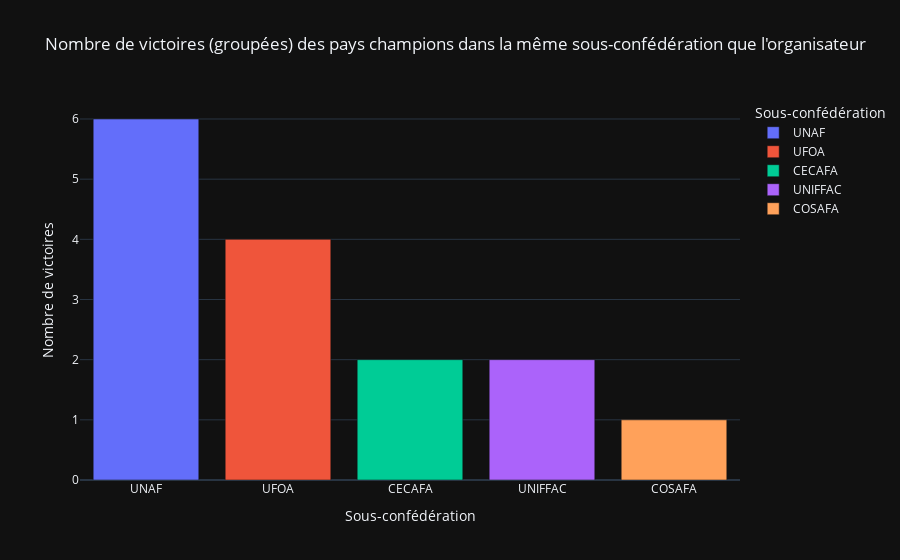

The notebook cell this image was saved under:
### Code cell
# Ajoutons une colonne indiquant si le pays champion est de la même région que l'organisateur
df_stats['SameRegionWinner'] = df_stats['HostRegion'] == df_stats['ChampionRegion']

# Créons un DataFrame avec le décompte des victoires par pays champion dans la même région que l'organisateur
same_region_wins_count = df_stats[df_stats['SameRegionWinner']].groupby('ChampionRegion').size().reset_index(name='Wins')

data = same_region_wins_count.sort_values(by='Wins', ascending=False).head(10)

# Crée un diagramme à barres empilées
fig = px.bar(data, x='ChampionRegion', y='Wins', color='ChampionRegion',
             title='Nombre de victoires (groupées) des pays champions dans la même sous-confédération que l\'organisateur',
             labels={'ChampionRegion': 'Sous-confédération', 'Wins': 'Nombre de victoires'})

ig.show()

### Figure 1 — Plotly figure (JSON) as saved in the notebook; plotly's stock layout.template omitted (floating-point values rounded to 4 significant figures)
{"data": [{"alignmentgroup": "True", "hovertemplate": "Sous-confédération=%{x}<br>Nombre de victoires=%{y}<extra></extra>", "legendgroup": "UNAF", "marker": {"color": "#636efa", "pattern": {"shape": ""}}, "name": "UNAF", "offsetgroup": "UNAF", "orientation": "v", "showlegend": true, "textposition": "auto", "x": ["UNAF"], "xaxis": "x", "y": [6], "yaxis": "y", "type": "bar"}, {"alignmentgroup": "True", "hovertemplate": "Sous-confédération=%{x}<br>Nombre de victoires=%{y}<extra></extra>", "legendgroup": "UFOA", "marker": {"color": "#EF553B", "pattern": {"shape": ""}}, "name": "UFOA", "offsetgroup": "UFOA", "orientation": "v", "showlegend": true, "textposition": "auto", "x": ["UFOA"], "xaxis": "x", "y": [4], "yaxis": "y", "type": "bar"}, {"alignmentgroup": "True", "hovertemplate": "Sous-confédération=%{x}<br>Nombre de victoires=%{y}<extra></extra>", "legendgroup": "CECAFA", "marker": {"color": "#00cc96", "pattern": {"shape": ""}}, "name": "CECAFA", "offsetgroup": "CECAFA", "orientation": "v", "showlegend": true, "textposition": "auto", "x": ["CECAFA"], "xaxis": "x", "y": [2], "yaxis": "y", "type": "bar"}, {"alignmentgroup": "True", "hovertemplate": "Sous-confédération=%{x}<br>Nombre de victoires=%{y}<extra></extra>", "legendgroup": "UNIFFAC", "marker": {"color": "#ab63fa", "pattern": {"shape": ""}}, "name": "UNIFFAC", "offsetgroup": "UNIFFAC", "orientation": "v", "showlegend": true, "textposition": "auto", "x": ["UNIFFAC"], "xaxis": "x", "y": [2], "yaxis": "y", "type": "bar"}, {"alignmentgroup": "True", "hovertemplate": "Sous-confédération=%{x}<br>Nombre de victoires=%{y}<extra></extra>", "legendgroup": "COSAFA", "marker": {"color": "#FFA15A", "pattern": {"shape": ""}}, "name": "COSAFA", "offsetgroup": "COSAFA", "orientation": "v", "showlegend": true, "textposition": "auto", "x": ["COSAFA"], "xaxis": "x", "y": [1], "yaxis": "y", "type": "bar"}], "layout": {"xaxis": {"anchor": "y", "domain": [0.0, 1.0], "title": {"text": "Sous-confédération"}, "categoryorder": "array", "categoryarray": ["UNAF", "UFOA", "CECAFA", "UNIFFAC", "COSAFA"]}, "yaxis": {"anchor": "x", "domain": [0.0, 1.0], "title": {"text": "Nombre de victoires"}}, "legend": {"title": {"text": "Sous-confédération"}, "tracegroupgap": 0}, "title": {"text": "Nombre de victoires (groupées) des pays champions dans la même sous-confédération que l'organisateur"}, "barmode": "relative"}}
